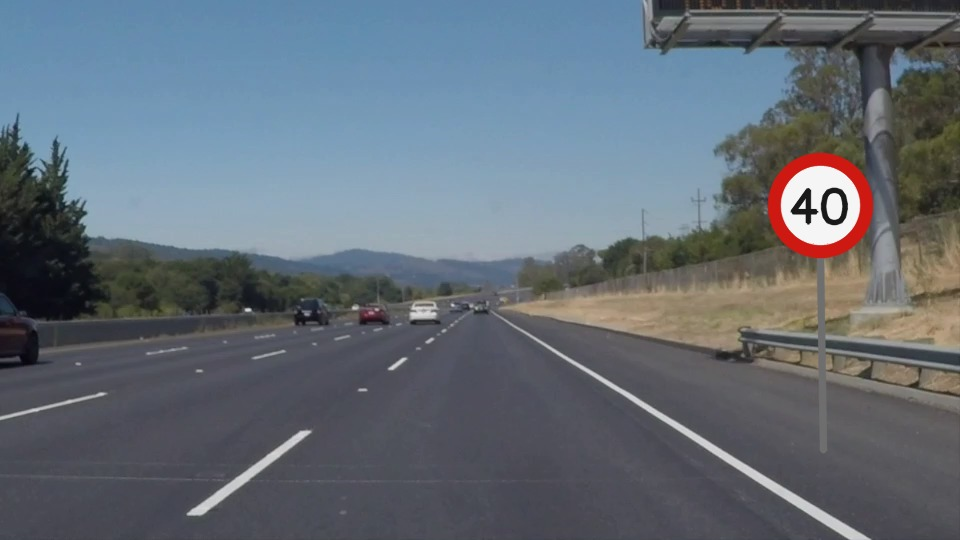
#> input picture exemplos_tp2/Aula_Formas_Keypoints_40_Independentes/dados/rua_01.jpg, 960 x 540 px
$ python 15_hough_threshold.py
#> lines starting #> are read from the running program, lines starting #| are printed output that depends on the picture; after the words box and inside, x2 and y2 are one past the last pixel; in counts of white or black regions, pixels touching at a corner belong together
"""
EXEMPLO 15 - Hough Threshold

OBJETIVO DA AULA
Comparar limiares de votação da transformada Hough probabilística.

COMO FUNCIONA, ETAPA POR ETAPA
HoughLinesP é executado com diferentes thresholds, mantendo a região inferior de interesse. O programa é inteiramente autônomo: importa OpenCV e
NumPy, identifica a pasta onde se encontra, lê os arquivos da pasta dados,
executa as operações descritas abaixo e salva os resultados em sua própria
pasta sob saidas/. Nenhuma função é importada de outro arquivo Python.

POR QUE ISSO IMPORTA NA PERCEPÇÃO VEICULAR
Mostra que um threshold pode omitir linhas ou aceitar marcas de sombra como faixas. A câmera entrega intensidades de pixels; nenhuma dessas
rotinas, isoladamente, compreende semanticamente a cena ou garante
funcionamento sob qualquer iluminação, chuva ou oclusão.

COMO EXECUTAR
    python exemplos/15_hough_threshold.py

EXPERIMENTO PARA OS ALUNOS
Altere um parâmetro de cada vez, compare visualmente as imagens produzidas
e registre as medidas impressas no terminal. Compare também pelo menos duas
cenas. Não confunda número de detecções com acerto sem ter anotações de
referência validadas. Os arquivos são salvos automaticamente; não precisa
abrir janelas GUI, sendo adequado ao Google Colab.

CUIDADOS E LIMITAÇÕES
As fotografias de fundo são reais, mas os sinais circulares são sobrepostos
artificialmente para estudo. O vídeo de fluxo óptico é uma simulação criada
com transformação dos frames de uma cena real. O indicador de apoio do anel
é heurístico, NÃO uma confiança probabilística fornecida pelo OpenCV. A
velocidade estimada em pixels/frame NÃO representa, sem calibração e
profundidade, a velocidade real de um obstáculo em metros por segundo.
"""

import cv2
import numpy as np
import time
import csv
from pathlib import Path

# Cada programa contém integralmente as funções que usa: sem arquivo apoio.py.
BASE = Path(__file__).resolve().parent.parent
DADOS = BASE / 'dados'
SAIDA = BASE / 'saidas' / Path(__file__).stem
SAIDA.mkdir(parents=True, exist_ok=True)

def carregar(nome='rua_01.jpg'):
#> called with nome = 'rua_01.jpg'
    imagem = cv2.imread(str(DADOS / nome), cv2.IMREAD_COLOR)
#> imagem is the input picture: shape (540, 960, 3); mean B, G, R 118.3, 108.6, 99.3
    if imagem is None:
        raise FileNotFoundError(f'Imagem ausente: {DADOS / nome}')
    return imagem

def salvar(nome, imagem):
    destino = SAIDA / nome
    if not cv2.imwrite(str(destino), imagem):
        raise IOError(f'Não foi possível salvar {destino}')
    print('Imagem salva:', destino)
    return destino

def painel(imagens, nomes, arquivo='painel.jpg', colunas=3):
    # Redimensiona cada célula e cria o mosaico de forma legível sem GUI.
    largura, altura = 500, 300
    blocos = []
    for img, nome in zip(imagens, nomes):
        if img.ndim == 2: img = cv2.cvtColor(img, cv2.COLOR_GRAY2BGR)
        vis = cv2.resize(img, (largura, altura), interpolation=cv2.INTER_AREA)
        cv2.rectangle(vis, (0, 0), (largura, 32), (14, 25, 41), -1)
        cv2.putText(vis, nome[:54], (12, 23), cv2.FONT_HERSHEY_SIMPLEX,
                    .63, (245, 245, 245), 2, cv2.LINE_AA)
        blocos.append(vis)
    while len(blocos) % colunas:
        blocos.append(np.full((altura, largura, 3), 240, np.uint8))
    linhas = [np.hstack(blocos[i:i + colunas]) for i in range(0, len(blocos), colunas)]
    return salvar(arquivo, np.vstack(linhas))

# [140 lines left out: functions preparar_circulos, confianca_heuristica, detectar_circulos, desenhar_circulos, desenhar_linhas, detectar_harris and 5 more, not called in this run]

# ===== PROCEDIMENTO PRINCIPAL DO EXEMPLO =====
img=carregar('rua_01.jpg');g=cv2.cvtColor(img,cv2.COLOR_BGR2GRAY);edges=cv2.Canny(g,60,145)
#> after `g = cv2.cvtColor(img, cv2.COLOR_BGR2GRAY)`:
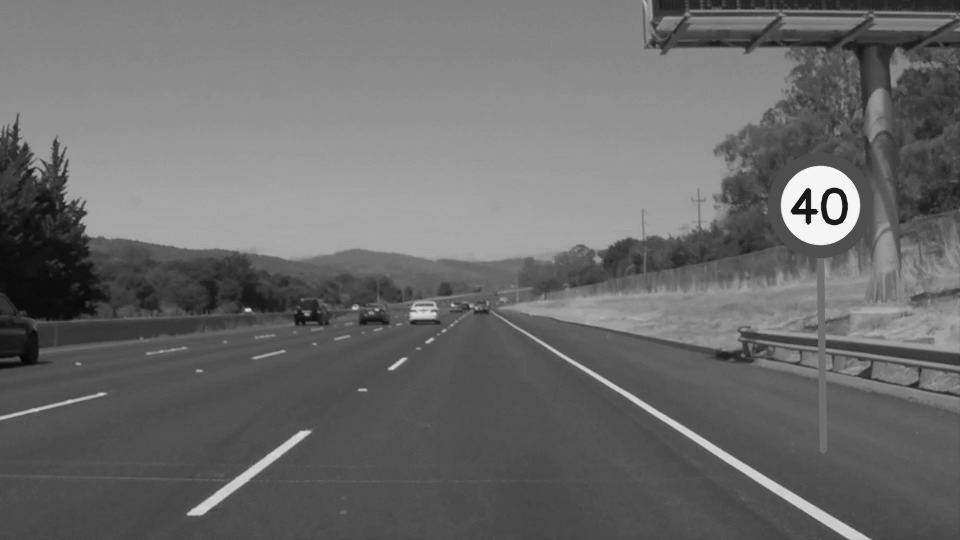
#> g: shape (540, 960); min 5, max 255, mean 106.9
#> after `edges = cv2.Canny(g, 60, 145)`:
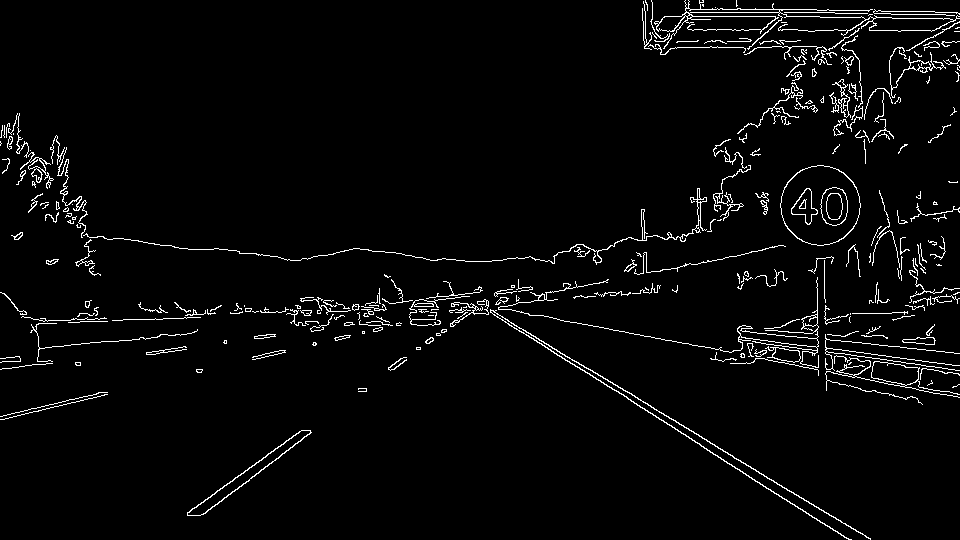
#> edges: shape (540, 960); 3.3% white in thin lines or dots
h,w=edges.shape;mask=np.zeros_like(edges)
#> after `h, w = edges.shape`: h = 540; w = 960
cv2.fillPoly(mask,[np.array([(0,h),(w,h),(int(.66*w),int(.59*h)),(int(.34*w),int(.59*h))],np.int32)],255)
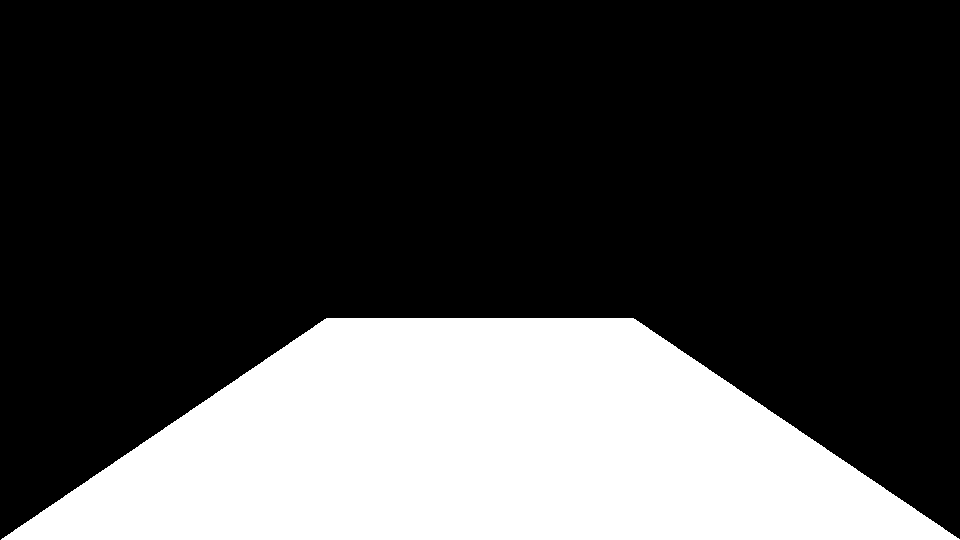
#> mask: shape (540, 960); 27.1% white; 1 white region, box (x1, y1, x2, y2) and area: (1, 318, 960, 540) 140742
e=cv2.bitwise_and(edges,mask);imgs=[];labs=[]
#> after `e = cv2.bitwise_and(edges, mask)`:
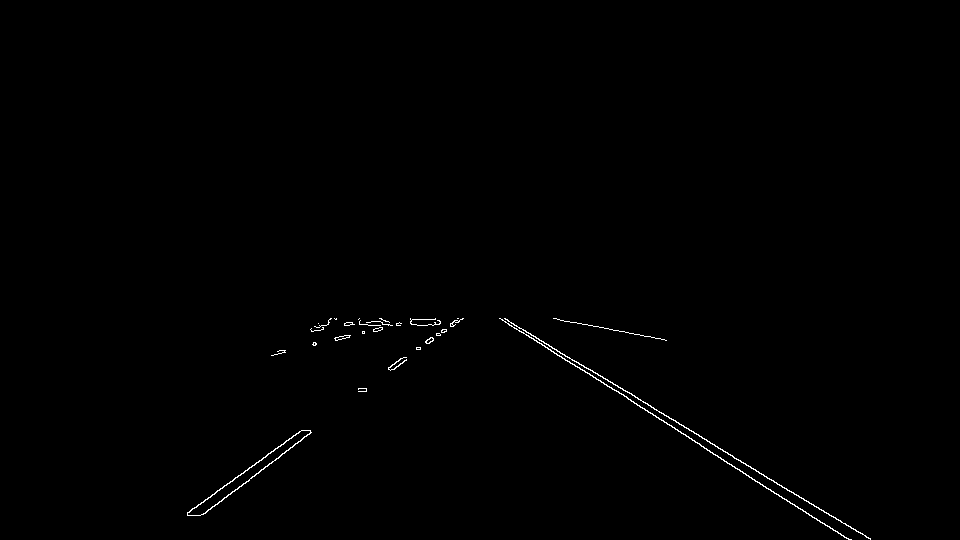
#> e: shape (540, 960); 0.42% white in thin lines or dots, all inside (x1, y1, x2, y2) = (187, 318, 871, 540)
for thr in [15,35,65]:
 raw=cv2.HoughLinesP(e,1,np.pi/180,threshold=thr,minLineLength=35,maxLineGap=45)
 out=img.copy();n=0
 if raw is not None:
  for x1,y1,x2,y2 in raw[:,0]:
   cv2.line(out,(x1,y1),(x2,y2),(0,220,250),2);n+=1
 print(f'threshold={thr}: segmentos={n}');imgs.append(out);labs.append(f'limiar={thr}')
#> after the loop, imgs = 3 items; labs = ['limiar=15', 'limiar=35', 'limiar=65']
painel(imgs,labs,colunas=3)
#> the loop in painel, `for img, nome in zip(imagens, nomes):` made 3 passes
#> nome on passes 1 to 3: 'limiar=15', 'limiar=35', 'limiar=65'
#> pass 1, in painel, `vis = cv2.resize(img, (largura, altura), interpolation=cv2.INTER_AREA)`:
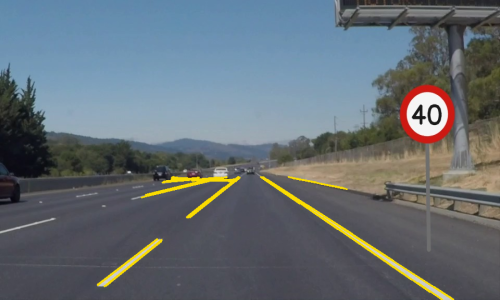
#> vis: shape (300, 500, 3); mean B, G, R 116.5, 110, 101.1
#> after the loop in painel, `for img, nome in zip(imagens, nomes):`:
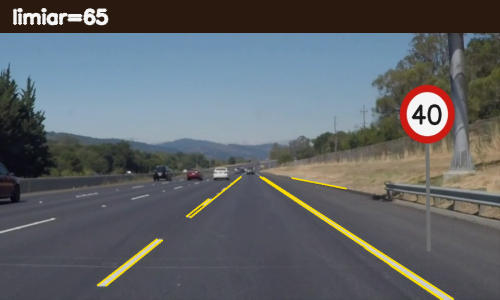
#> vis: shape (300, 500, 3); mean B, G, R 104.1, 100.1, 95.8
#> after the loop in painel, `for img, nome in zip(imagens, nomes):`: blocos = 3 items
#> in painel, `linhas = [np.hstack(blocos[i:i + colunas]) for i in range(0, len(bloco..`: linhas = 1 item
#> in salvar, `if not cv2.imwrite(str(destino), imagem):`:
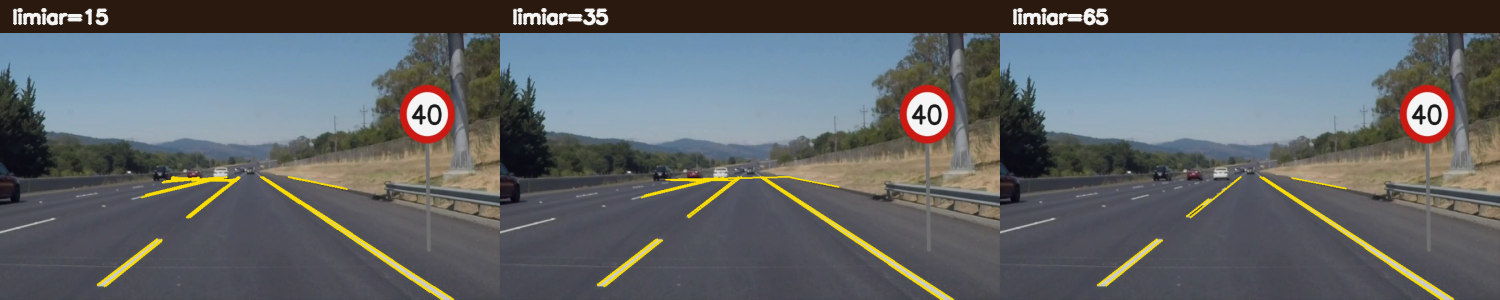
#> saved as painel.jpg: shape (300, 1500, 3); mean B, G, R 103.6, 100.4, 96.2

$ run again, with exemplos_tp2/Aula_Formas_Keypoints_40_Independentes/dados/rua_02.jpg copied over exemplos_tp2/Aula_Formas_Keypoints_40_Independentes/dados/rua_01.jpg
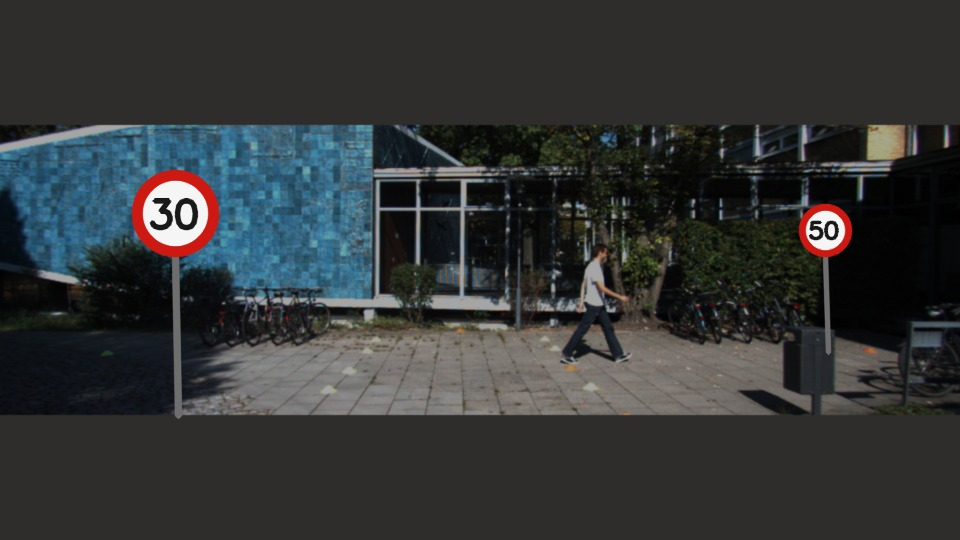
#> input picture exemplos_tp2/Aula_Formas_Keypoints_40_Independentes/dados/rua_02.jpg, 960 x 540 px
#> in carregar, imagem is the input picture: shape (540, 960, 3); mean B, G, R 54.5, 54.2, 51.5
#> edges: shape (540, 960); 5.9% white in thin lines or dots, all inside (x1, y1, x2, y2) = (0, 124, 960, 419)
#> mask: shape (540, 960); 27.1% white; 1 white region, box (x1, y1, x2, y2) and area: (1, 318, 960, 540) 140742
#> e: shape (540, 960); 0.91% white in thin lines or dots, all inside (x1, y1, x2, y2) = (179, 318, 777, 419)
#> after the loop `for thr in [15,35,65]:`: imgs = 3 items; labs = ['limiar=15', 'limiar=35', 'limiar=65']
#> the loop in painel, `for img, nome in zip(imagens, nomes):` made 3 passes
#> nome on passes 1 to 3: 'limiar=15', 'limiar=35', 'limiar=65'
#> after the loop in painel, `for img, nome in zip(imagens, nomes):`:
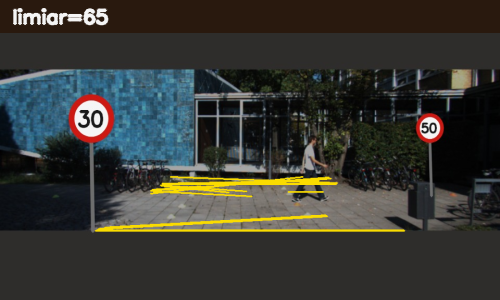
#> vis: shape (300, 500, 3); mean B, G, R 51, 55.7, 55
#> after the loop in painel, `for img, nome in zip(imagens, nomes):`: blocos = 3 items
#> linhas = 1 item
#> in salvar, `if not cv2.imwrite(str(destino), imagem):`:
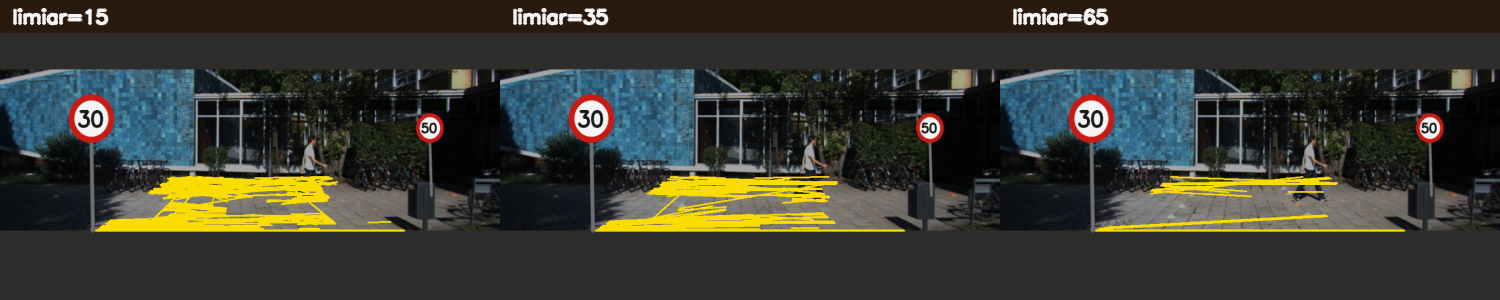
#> saved as painel.jpg: shape (300, 1500, 3); mean B, G, R 48.9, 57.7, 57.5
